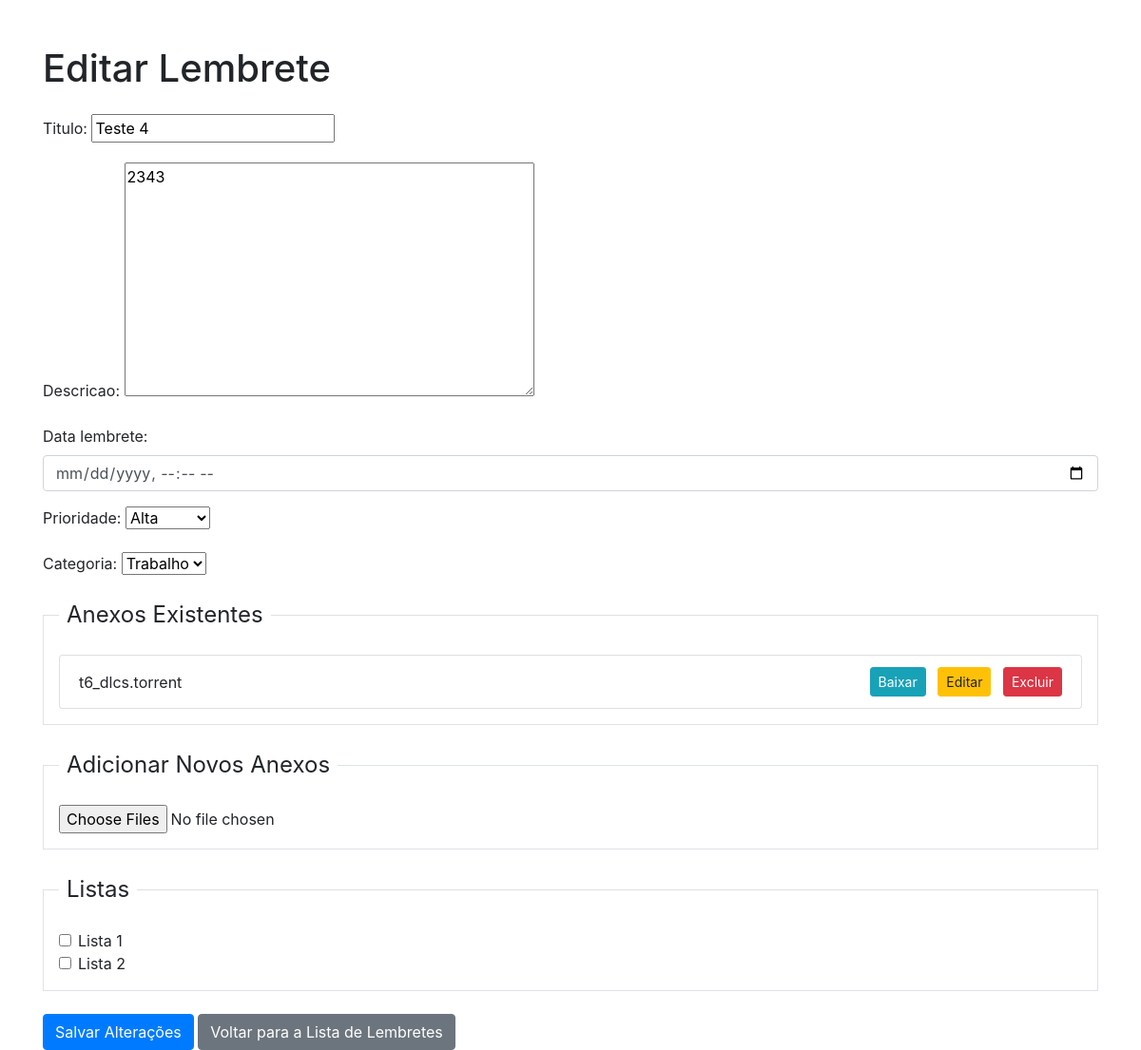
Page /lembretes/lembretes/edit/65/ (signed in) on the committed database.
### lembretes/models.py (models this page shows, shortened)
class Lembrete(models.Model):
    titulo = models.CharField(max_length=200)
    descricao = models.TextField()
    data_lembrete = models.DateTimeField()
    prioridade = models.IntegerField(choices=[(1, 'Alta'), (2, 'Média'), (3, 'Baixa')])
    categoria = models.ForeignKey(Categoria, on_delete=models.CASCADE, related_name='lembretes', null=True, blank=True)
    user = models.ForeignKey(User, on_delete=models.CASCADE)
    listas = models.ManyToManyField('Lista', blank=True)

class Anexo(models.Model):
    arquivo = models.FileField(upload_to='anexos/')
    descricao = models.TextField(blank=True, null=True)
    lembrete = models.ForeignKey('Lembrete', related_name='anexos', on_delete=models.CASCADE)

class Lista(models.Model):
    nome = models.CharField(max_length=100)
    descricao = models.TextField(blank=True, null=True)
    usuario = models.ForeignKey(User, on_delete=models.CASCADE)

### lembretes/views.py (the view)
# urls.py: path('lembretes/edit/<int:id>/', views.edit_lembrete, name='edit_lembrete'),
@login_required
def edit_lembrete(request, id):
    lembrete = get_object_or_404(Lembrete, id=id)
    listas = Lista.objects.all()
    lembrete_listas_ids = list(lembrete.listas.values_list('id', flat=True))
    if request.method == 'POST':
        form = LembreteForm(request.POST, instance=lembrete)
        if form.is_valid():
            lembrete = form.save(commit=False)
            lembrete.user = request.user
            lembrete.save()
            listas_ids = request.POST.getlist('listas')
            lembrete.listas.set(listas_ids)
            for file in request.FILES.getlist('anexos'):
                Anexo.objects.create(lembrete=lembrete, arquivo=file, descricao=file.name)
            return redirect('lista_lembretes')
    else:
        form = LembreteForm(instance=lembrete)
    return render(request, 'lembretes/edit_lembrete.html', {
        'form': form,
        'listas': listas,
        'lembrete_listas_ids': lembrete_listas_ids,
        'lembrete': lembrete
    })

### lembretes/forms.py
class LembreteForm(forms.ModelForm):
    class Meta:
        model = Lembrete
        fields = ['titulo', 'descricao', 'data_lembrete', 'prioridade', 'categoria']
        widgets = {
            'listas': forms.CheckboxSelectMultiple(),
            'data_lembrete': forms.DateTimeInput(attrs={
                'type': 'datetime-local',
                'class': 'form-control'
            }),
        }

### categorias/models.py (called while the page is built)
    def __str__(self):
        return self.nome

### lembretes/templates/lembretes/edit_lembrete.html (shortened to what this page needs)
<!DOCTYPE html>
<html lang="en">
<head>
    <link href="https://stackpath.bootstrapcdn.com/bootstrap/4.5.2/css/bootstrap.min.css" rel="stylesheet">
    <link rel="stylesheet" href="https://cdnjs.cloudflare.com/ajax/libs/flatpickr/4.6.13/flatpickr.min.css">
</head>
<body>
    <div class="container mt-5">
        <h1 class="mb-4">Editar Lembrete</h1>
        <form method="post" enctype="multipart/form-data">
            {{ form.as_p }}
            <fieldset class="border p-3 mb-4">
                <legend class="w-auto px-2">Anexos Existentes</legend>
                <ul class="list-group">
                    {% for anexo in lembrete.anexos.all %}
                    <li class="list-group-item d-flex justify-content-between align-items-center">
                        {{ anexo.descricao }}
                        <div>
                            <a href="{{ anexo.arquivo.url }}" class="btn btn-info btn-sm mr-2">Baixar</a>
                            <a href="{% url 'edit_anexo' anexo.id %}" class="btn btn-warning btn-sm mr-2">Editar</a>
                            <a href="{% url 'delete_anexo' anexo.id %}" class="btn btn-danger btn-sm">Excluir</a>
                        </div>
                    </li>
                    {% endfor %}
                </ul>
            </fieldset>
            <fieldset class="border p-3 mb-4">
                <legend class="w-auto px-2">Adicionar Novos Anexos</legend>
                <input type="file" name="anexos" multiple class="form-control-file">
            </fieldset>
            <fieldset class="border p-3 mb-4">
                <legend class="w-auto px-2">Listas</legend>
                {% for lista in listas %}
                <div class="form-check">
                    <input type="checkbox" name="listas" value="{{ lista.id }}" id="lista_{{ lista.id }}"
                    {% if lista.id in lembrete_listas_ids %} checked {% endif %} class="form-check-input">
                    <label class="form-check-label" for="lista_{{ lista.id }}">{{ lista.nome }}</label>
                </div>
                {% endfor %}
            </fieldset>
            <button type="submit" class="btn btn-primary">Salvar Alterações</button>
            <a href="{% url 'lista_lembretes' %}" class="btn btn-secondary">Voltar para a Lista de Lembretes</a>
        </form>
    </div>
</body>
</html>

### rows in the picture
Lembrete: titulo "Teste 4", descricao "2343", prioridade "Alta", categoria "Trabalho"
Anexo: descricao "t6_dlcs.torrent"
Lista: nome "Lista 1"
Lista: nome "Lista 2"
